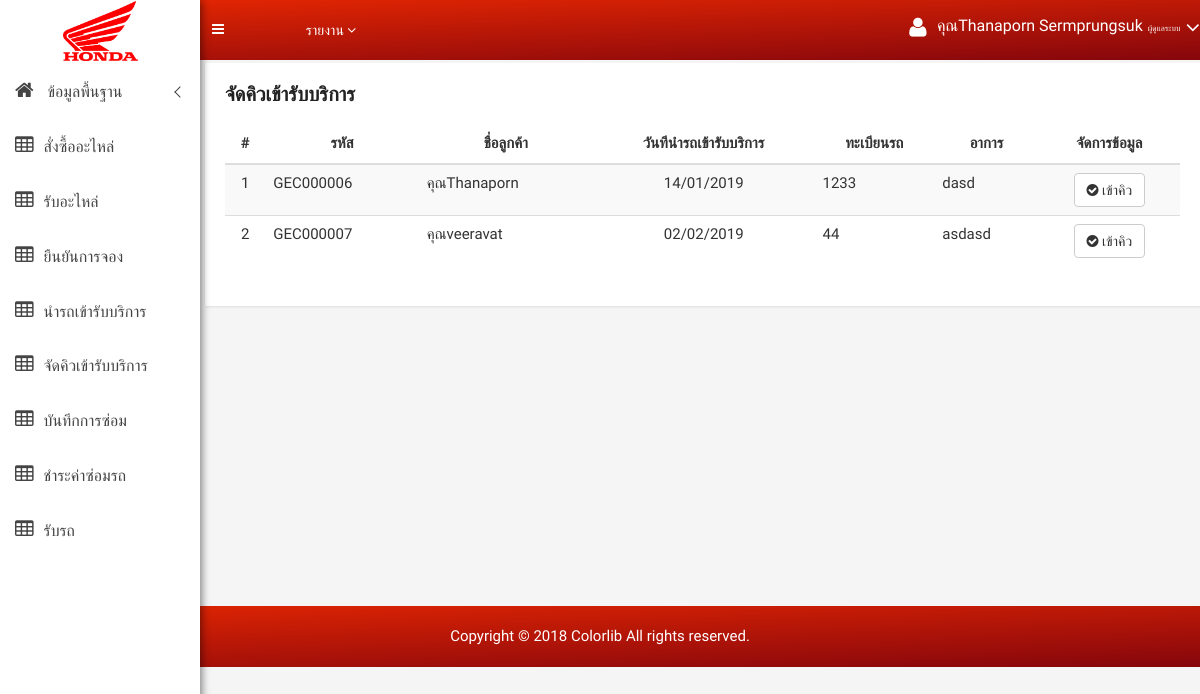
The app's page /quene_list.php (signed in) with its own data.
### tables this page shows
CREATE TABLE `employee` (
  `emp_id` varchar(30) NOT NULL,
  `emp_user` varchar(255) DEFAULT NULL,
  `emp_pass` varchar(255) DEFAULT NULL,
  `emp_name` varchar(50) DEFAULT NULL,
  `emp_add` text,
  `emp_tel` varchar(30) DEFAULT NULL,
  `emp_position` varchar(30) DEFAULT NULL,
  PRIMARY KEY (`emp_id`)
);

CREATE TABLE `get_car` (
  `gc_id` varchar(30) NOT NULL,
  `gc_date` date DEFAULT NULL,
  `gc_text` varchar(50) DEFAULT NULL,
  `cus_id` varchar(30) DEFAULT NULL,
  `rs_id` varchar(30) DEFAULT NULL,
  `co_id` varchar(30) DEFAULT NULL,
  `gc_status` int(1) DEFAULT NULL,
  PRIMARY KEY (`gc_id`)
);

CREATE TABLE `customer` (
  `cus_id` varchar(30) NOT NULL,
  `cus_user` varchar(255) DEFAULT NULL,
  `cus_pass` varchar(255) DEFAULT NULL,
  `cus_name` varchar(50) DEFAULT NULL,
  `cus_add` text,
  `cus_tel` varchar(30) DEFAULT NULL,
  `co_id` varchar(30) DEFAULT NULL,
  PRIMARY KEY (`cus_id`),
  KEY `co_id` (`co_id`)
);

CREATE TABLE `reservation` (
  `rs_id` int(50) NOT NULL,
  `rs_description` text NOT NULL,
  `rs_date` datetime NOT NULL,
  `rs_datereal` datetime NOT NULL,
  `rs_status` varchar(50) NOT NULL,
  `cus_id` varchar(50) NOT NULL,
  `rs_ex` text,
  `rs_doc` text,
  PRIMARY KEY (`rs_id`),
  KEY `cus_id` (`cus_id`)
);

### config.php (called while the page is built, shortened)
<?php
function FormatDay($mydate){
    $originalDate = $mydate;
    $newDate = date("d/m/Y", strtotime($originalDate));
    return $newDate;
}
?>

### quene_list.php (the view)
<?php include "sitebar.php"; ?>
<?php include "header.php"; ?>
<div class="container-fluid">
    <div class="product-status-wrap">
        <h4>จัดคิวเข้ารับบริการ</h4>
        <div class="row">
            <div class="col-md-12">
                <table class="table table-striped table-hover">
                    <thead>
                    <tr>
                        <th class="text-center">#</th>
                        <th class="text-center">รหัส</th>
                        <th class="text-center">ชื่อลูกค้า</th>
                        <th class="text-center">วันทีนำรถเข้ารับบริการ</th>
                        <th class="text-center">ทะเบียนรถ</th>
                        <th class="text-center">อาการ</th>
                        <th class="text-center">จัดการข้อมูล</th>
                    </tr>
                    </thead>
                    <tbody>
                    <?php
                    $n = 0;
                    if (isset($_GET['search'])) {
                        $sql = "select * from get_car where gc_status='0' and  gc_id like '%" . $_GET['search'] . "%' order by gc_id asc";
                    } else {
                        $sql = "select * from get_car where gc_status='0' order by gc_id asc";
                    }
                    $query = mysqli_query($connect, $sql);
                    if (mysqli_num_rows($query) > 0 ) {
                        while ($array = mysqli_fetch_array($query)) {
                            $n++;
                            $sql2 = "select * from customer where cus_id='".$array['cus_id']."'";
                            $query2 = mysqli_query($connect, $sql2);
                            $array2 = mysqli_fetch_array($query2);
                            $sqlres = "select * from reservation where rs_id='".$array['rs_id']."'";
                            $queryres = mysqli_query($connect, $sqlres);
                            $arrayres = mysqli_fetch_array($queryres);
                            ?>
                            <tr>
                                <td class="text-center" scope="row"><?= $n; ?></td>
                                <td style="max-width: 200px"><?= $array['gc_id'] ?></td>
                                <td style="max-width: 200px">คุณ<?= $array2['cus_name'] ?></td>
                                <td style="max-width: 200px" class="text-center"><?= FormatDay($array['gc_date']) ?></td>
                                <td><?= $arrayres['rs_doc'] ?></td>
                                <td><?= $array['gc_text'] ?></td>
                                <td class="text-center">
                                    <a data-toggle="tooltip" onclick="return confirm('ยืนยันการเข้าคิว ?')" href="quene_save.php?id=<?= $array['gc_id'] ?>" class="btn btn-default" data-original-title="Confirm"><i class="fa fa-check-circle" aria-hidden="true"> เข้าคิว</i></a>
                                </td>
                            </tr>
                            <?php
                        }
                    } else {
                        ?>
                        <tr>
                            <th style="text-align: center;color: red;" colspan="6"> ไม่พบข้อมูล</th>
                        </tr>
                        <?php
                    }
                    ?>
                    </tbody>
                </table>
            </div>
        </div>
    </div>
</div>
<br><br><br><br><br><br><br><br><br><br><br><br><br><br><br>
<?php include "footer.php"; ?>

### header.php (shortened to what this page needs)
<div class="all-content-wrapper">
    <div class="container-fluid">
        <div class="row">
            <div class="col-lg-12 col-md-12 col-sm-12 col-xs-12">
                <div class="logo-pro">
                    <a href="index.html"><img class="main-logo" src="img/Honda-Motorcycle-Logo.png" width="60px" alt="" /></a>
                </div>
            </div>
        </div>
    </div>
    <div class="header-advance-area">
        <div class="header-top-area">
            <div class="container-fluid">
                <div class="row">
                    <div class="col-lg-12 col-md-12 col-sm-12 col-xs-12">
                        <div class="header-top-wraper">
                            <div class="row">
                                <div class="col-lg-1 col-md-0 col-sm-1 col-xs-12">
                                    <div class="menu-switcher-pro">
                                        <button type="button" id="sidebarCollapse" class="btn bar-button-pro header-drl-controller-btn btn-info navbar-btn">
                                            <i class="fa fa-bars"></i>
                                        </button>
                                    </div>
                                </div>
                                <div class="col-lg-6 col-md-7 col-sm-6 col-xs-12">
                                    <div class="header-top-menu tabl-d-n">
                                        <ul class="nav navbar-nav mai-top-nav">
                                            <?php if ($login['emp_position'] == "0") { ?>
                                            <li class="nav-item">
                                                <a href="#" data-toggle="dropdown" role="button" aria-expanded="false" class="nav-link dropdown-toggle">
                                                    รายงาน
                                                    <i class="fa fa-angle-down adminpro-icon adminpro-down-arrow"></i>
                                                </a>
                                            </li>
                                            <?php } ?>
                                        </ul>
                                    </div>
                                </div>
                                <div class="col-lg-5 col-md-5 col-sm-12 col-xs-12">
                                    <div class="header-right-info">
                                        <ul class="nav navbar-nav mai-top-nav header-right-menu">
                                            <li class="nav-item">
                                                <a href="#" data-toggle="dropdown" role="button" aria-expanded="false" class="nav-link dropdown-toggle">
                                                    <i class="fa fa-user adminpro-user-rounded header-riht-inf" aria-hidden="true"></i>
                                                    <span class="admin-name">คุณ<?=$login['emp_name']?></span><span class="admin-name"  style="font-size: 8px"><?=$loginposition?></span>
                                                    <i class="fa fa-angle-down adminpro-icon adminpro-down-arrow"></i>
                                                </a>
                                            </li>
                                        </ul>
                                    </div>
                                </div>
                            </div>
                        </div>
                    </div>
                </div>
            </div>
        </div>
    </div>
    <div class="mg-t-15">

### css/main.css (style rules this page uses)
html { color: #222; font-size: 1em; line-height: 1.4; }
audio, canvas, iframe, img, svg, video { vertical-align: middle; }

### style.css (style rules this page uses)
html, body { height: 100%; font-family: 'Play', sans-serif;font-weight:400;background:#f5f5f5; }
img { max-width:100%;height:auto }
h1, h2, h3, h4, h5, h6 { margin: 0 0 10px; font-weight:700; }
a { transition: all 0.3s ease 0s;text-decoration:none; }
a:visited, a:link, a:active { text-decoration: none; }
ul { list-style: outside none none; margin: 0; padding: 0 }
.mg-t-15 { margin-top:15px; }
.all-content-wrapper { margin-left: 205px; transition: all 0.3s; }
.bar-button-pro { margin: 13px 0px; }
.menu-switcher-pro { transition:all .4s ease 0s; }
.menu-switcher-pro button { background: none; border:none; }
.header-top-menu .navbar-nav>li>a { padding: 20px 20px; color: #fff; font-size:14px; }
.header-right-info .navbar-nav { float:right; padding:17px 0px; }
.header-right-info ul.header-right-menu li { display:inline-block; }
.header-right-info ul.header-right-menu > li > a { display:inline-block; color:#fff; padding: 0px 0px 0px 20px; font-size:22px; text-decoration:none; position:relative; }
.header-right-info .admin-name { display: inline-block; color: #fff; font-size: 16px; position: relative; top: -4px; margin-left:5px; }
.header-advance-area { background: -webkit-linear-gradient(178deg, #e12503 0%, #85060c 100%); background: linear-gradient(178deg, #e12503 0%, #85060c 100%); }
.product-sales-chart, .analytics-info-cs, .tranffic-als-inner, .analytics-rounded, .single-new-trend, .personal-info-wrap, .author-widgets-single, .calender-inner, .product-status-wrap, .review-tab-pro-inner, .income-dashone-total, .analytics-adminpro-wrap, .analytics-sparkle-line, .analysis-progrebar, .sparkline8-list, .sparkline9-list, .sparkline7-list, .sparkline10-list, .sparkline12-list, .sparkline13-list, .sparkline14-list, .sparkline13-list, .sparkline11-list, .x-editable-list, .code-editor-single, .blog-details-inner, .charts-single-pro, .about-sparkline, .sparkline-list, .button-ad-wrap, .tab-content-details, .sparkline16-list, .sparkline15-list, .tinymce-single { padding:20px; background:#fff; -webkit-box-shadow: 0px 1px 2px 0px rgba(0, 0, 0, 0.1); box-shadow: 0px 1px 2px 0px rgba(0, 0, 0, 0.1); }
.header-top-area { position: fixed; background: -webkit-linear-gradient(178deg, #e12503 0%, #85060c 100%); background: linear-gradient(178deg, #e12503 0%, #85060c 100%); z-index: 99; left: 200px; right: 0; top: 0; margin: 0 auto; transition: all 0.3s; }
.product-status-wrap h4 { font-size: 20px; color: #222; margin-bottom: 20px; }
.product-status-wrap table { width: 100%; }
.product-status-wrap table th { padding: 20px 5px; vertical-align: top; border-top: 1px solid #e9ecef; }
.product-status-wrap table th { vertical-align: bottom; border-bottom: 2px solid #e9ecef; }
.product-status-wrap th, .product-status-wrap td { padding: 10px; text-align: left; font-size: 15px; }
.product-status-wrap table td { padding: 9px 7px; border-top: 1px solid #e9ecef; }

### sitebar.php (style rules this page uses)
.text-center { text-align: center!important; }
.container-fluid { padding-left: 0px; padding-right: 0px; }

### records on screen
employee: emp_name "Thanaporn Sermprungsuk", emp_position "ผู้ดูแลระบบ"
get_car: gc_id "GEC000006", cus.cus_name "Thanaporn", gc_date "14/01/2019", rs.rs_doc "1233", gc_text "dasd"
get_car: gc_id "GEC000007", cus.cus_name "veeravat", gc_date "02/02/2019", rs.rs_doc "44", gc_text "asdasd"
